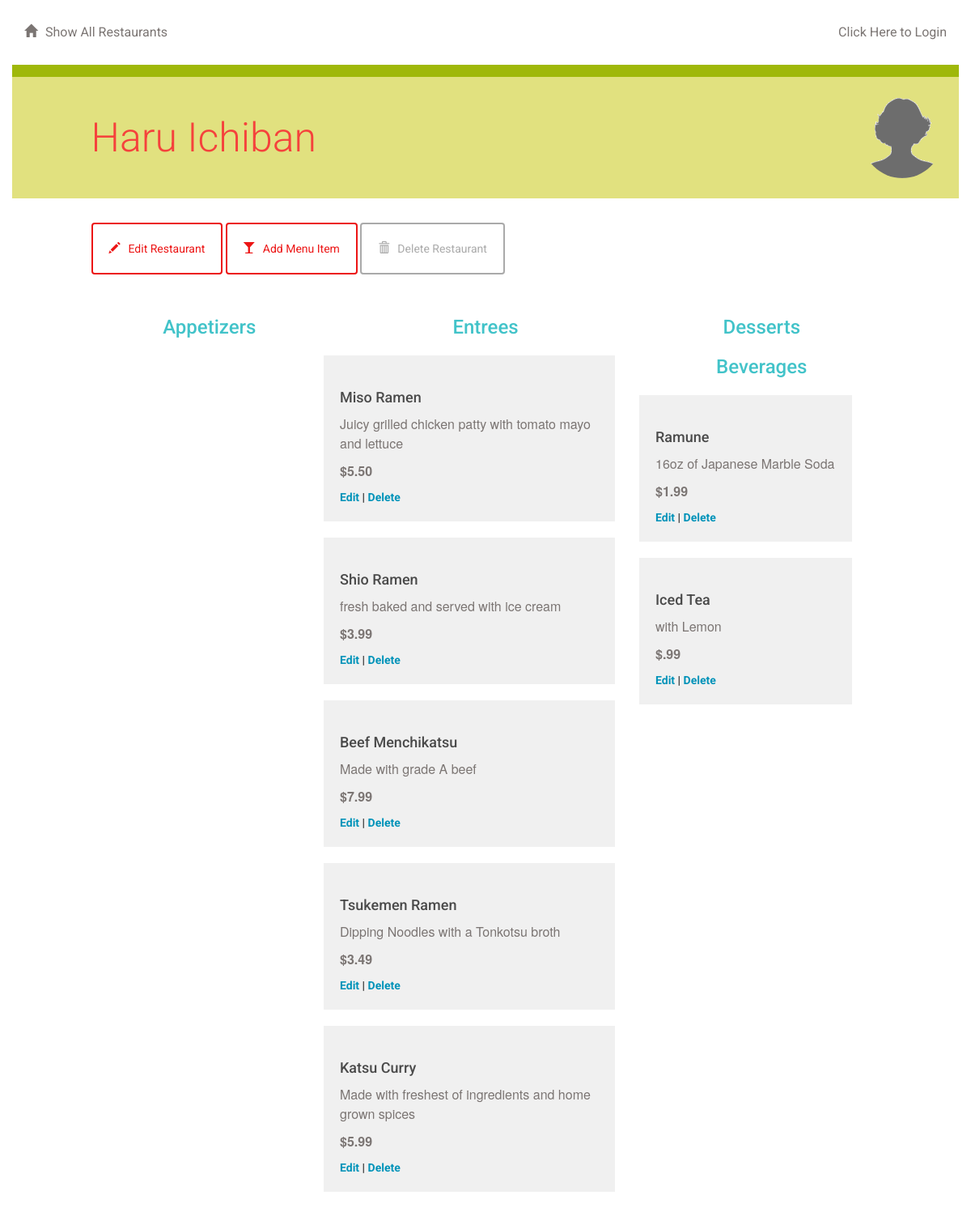
Screenshot of /restaurant/1/menu/ with the database file from the repository.
### database_setup.py (models this page shows, shortened)
class Restaurant(Base):
    __tablename__ = 'restaurant'
    id = Column(Integer, primary_key=True)
    name = Column(String(250), nullable=False)
    user_id = Column(Integer, ForeignKey('user.id'))
    user = relationship(User)

class MenuItem(Base):
    __tablename__ = 'menu_item'
    name =Column(String(80), nullable = False)
    id = Column(Integer, primary_key = True)
    description = Column(String(250))
    price = Column(String(8))
    course = Column(String(250))
    restaurant_id = Column(Integer,ForeignKey('restaurant.id'))
    restaurant = relationship(Restaurant)
    user_id = Column(Integer, ForeignKey('user.id'))
    user = relationship(User)

### project.py (the view)
@app.route('/restaurant/<int:restaurant_id>/')
@app.route('/restaurant/<int:restaurant_id>/menu/')
def showMenu(restaurant_id):
    session = createDBSession()
    restaurants = session.query(Restaurant).filter_by(
        id=restaurant_id).one_or_none()
    creator = getUserInfo(restaurants.user_id)
    items = session.query(MenuItem).filter_by(
        restaurant_id=restaurant_id).all()
    session.remove()
    return render_template('menu.html',
                           items=items,
                           restaurant=restaurants,
                           creator=creator)

### project.py (called while the page is built)
def createDBSession():
    session = scoped_session(sessionmaker(bind=engine))
    return session

def getUserInfo(user_id):
    session = createDBSession()
    user = session.query(User).filter_by(id=user_id).one_or_none()
    session.remove()
    return user

### templates/menu.html (shortened to what this page needs)
{% extends "main.html" %}
{% block content %}
{% include "header.html" %}
	<div class="row divider green">
		<div class="col-md-12"></div>
	</div>
	<div class="row banner menu">
		<div class="col-md-11 col-md-offset-1 padding-none">
			<h1>{{ restaurant.name }}
			<figure class="creator">
				<img src="{{ url_for('static', filename='blank_user.gif') }}">
			</figure>
			</h1>
		</div>
	</div>
	<div class="row padding-top padding-bottom">
		<div class="col-md-1"></div>
		<div class="col-md-11 padding-none">
			<a href="{{url_for('editRestaurant', restaurant_id = restaurant.id )}}">
				<button class="btn btn-default" id="new-menu-item">
					<span class="glyphicon glyphicon-pencil" aria-hidden="true"></span>Edit Restaurant
				</button>
			</a>
			<a href="{{url_for('newItem', restaurant_id = restaurant.id )}}">
				<button class="btn btn-default" id="new-menu-item">
					<span class="glyphicon glyphicon-glass" aria-hidden="true"></span>Add Menu Item
				</button>
			</a>
						<a href="{{url_for('deleteRestaurant', restaurant_id = restaurant.id )}}">
				<button class="btn btn-default delete" id="delete-restaurant">
					<span class="glyphicon glyphicon-trash" aria-hidden="true"></span>Delete Restaurant
				</button>
			</a>
		</div>
		<div class="col-md-7"></div>
	</div>
	{% if items !=[] %}
		<div class="row">
			<div class="col-md-1"></div>
			<div class="col-md-3">
				<h2>Appetizers</h2>
			</div>
			<div class="col-md-4">
				<h2>Entrees</h2>
					{% for i in items %}
						{% if i.course == 'Entree' %}
						<div class="menu-item">
							<h3>{{i.name}}</h3>
							<p>{{i.description}}</p>
							<p class="menu-price">{{i.price}}</p>
							<a href='{{url_for('editMenuItem', restaurant_id = restaurant.id, menu_id=i.id ) }}'>Edit</a> |
							<a href='{{url_for('deleteMenuItem', restaurant_id = restaurant.id, menu_id=i.id ) }}'>Delete</a>
						</div>
						{% endif %}
					{% endfor %}
			</div>
			<div class="col-md-3">
				<h2>Desserts</h2>
				<h2>Beverages</h2>
					{% for i in items %}
						{% if i.course == 'Beverage' %}
						<div class="menu-item">
							<h3>{{i.name}}</h3>
							<p>{{i.description}}</p>
							<p class="menu-price">{{i.price}}</p>
							<a href='{{url_for('editMenuItem', restaurant_id = restaurant.id, menu_id=i.id ) }}'>Edit</a> |
							<a href='{{url_for('deleteMenuItem', restaurant_id = restaurant.id, menu_id=i.id ) }}'>Delete</a>
						</div>
						{% endif %}
					{% endfor %}
			</div>
			<div class="col-md-1"></div>
		</div>
	{% endif %}
{% endblock %}

### templates/main.html (shortened to what this page needs)
<!DOCTYPE html>
<html lang="en">
	<head>
		<link rel="stylesheet" href="//netdna.bootstrapcdn.com/bootstrap/3.1.1/css/bootstrap.min.css">
		<link rel=stylesheet type=text/css href="{{ url_for('static', filename='styles.css') }}">
	</head>
	<body>
		<div class="container">
			{% block content %}
			{% endblock %}
		</div>
	</body>
</html>

### templates/header.html
<div class="row top-menu">
	<div class="col-md-6">
		<a href="{{url_for('showRestaurants')}}">
			<span class="glyphicon glyphicon-home" aria-hidden="true"></span>Show All Restaurants
		</a>
	</div>
	<div class="col-md-6 text-right">
		<a href="{{url_for('showLogin')}}">Click Here to Login </a>
	</div>
</div>

### static/styles.css (style rules this page uses)
* { font-family: "Helvetica Neue Bold", Roboto, Helvetica, Arial, sans-serif; font-weight: 700; }
h1 { font-family: "Helvetica Neue Light", Roboto, Helvetica, Arial, sans-serif; font-size: 50px; color: rgb(245, 66, 60); line-height: 60px; font-weight: 300; }
h2 { font-size: 24px; color: #42C3C9; line-height: 29px; text-align: center; }
h3 { font-size: 18px; color: #4A4A4A; line-height: 23px; }
p { font-family: "Helvetica Neue", Roboto, Helvetica, Arial, sans-serif; font-size: 16px; color: #7B7573; line-height: 24px; font-weight: 400; }
a { font-size: 14px; color: #0093B9; line-height: 17px; }
.padding-top { padding-top: 30px; }
.padding-bottom { padding-bottom: 30px; }
.padding-none { padding: 0; }
.btn { padding: 20px; margin: 0; border-color: rgb(236, 21, 21); border-width: 2px; color: rgb(236, 21, 21); }
.btn.delete { border-color: #aaaaaa; color: #aaaaaa; }
.glyphicon { margin-right: 10px; }
.top-menu { padding-top: 30px; padding-bottom: 30px; }
.top-menu a { margin-bottom: 0; line-height: 16px; font-size: 16px; color: #7B7573; font-weight: 400; }
.divider { height: 15px; }
.divider.green { background-color: #9FB80A; }
.banner.menu { height: 150px; background-color: #E1E17F; }
.banner h1 { margin: 45px 0; }
.menu-item { background: #F0F0F0; padding: 20px; margin: 20px; margin-left: -20px; }
.menu-price { font-weight: 700; }
.creator { padding-right: 20px; margin-top: -20px; text-align: right; float:right; }
.creator img { width: 100px; border-radius: 50%; }

### rows the page displays
Restaurant: name "Haru Ichiban"
MenuItem: name "Miso Ramen", description "Juicy grilled chicken patty with tomato mayo and lettuce", price "$5.50"
MenuItem: name "Shio Ramen", description "fresh baked and served with ice cream", price "$3.99"
MenuItem: name "Beef Menchikatsu", description "Made with grade A beef", price "$7.99"
MenuItem: name "Tsukemen Ramen", description "Dipping Noodles with a Tonkotsu broth", price "$3.49"
MenuItem: name "Katsu Curry", description "Made with freshest of ingredients and home grown spices", price "$5.99"
MenuItem: name "Ramune", description "16oz of Japanese Marble Soda", price "$1.99"
MenuItem: name "Iced Tea", description "with Lemon", price "$.99"
